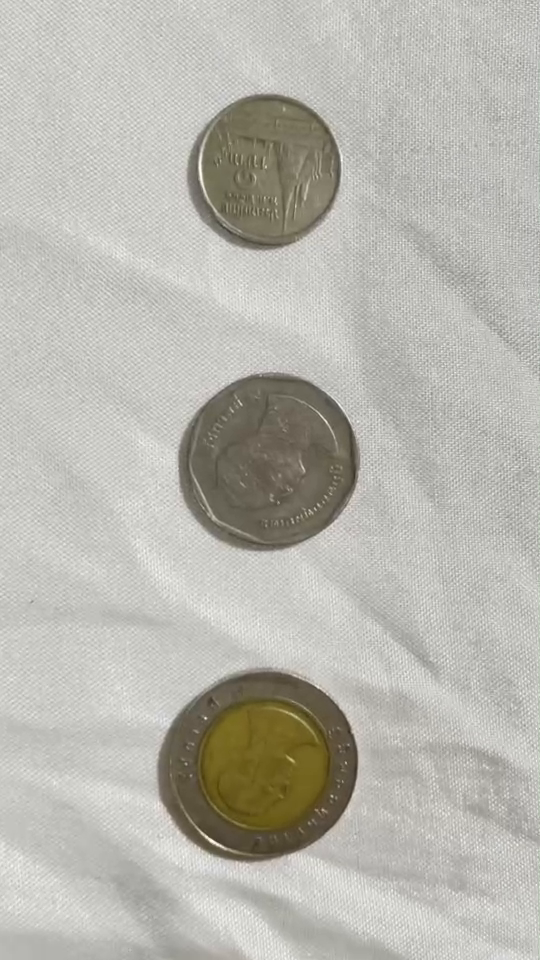
#> input picture frame 55 of img/1.mp4, 540 x 960 px, given in place of Total_Coin (1).mp4, which was not available
$ python Detection_Edge.py
#> lines starting #> are read from the running program, lines starting #| are printed output that depends on the picture; after the words box and inside, x2 and y2 are one past the last pixel; in counts of white or black regions, pixels touching at a corner belong together; pictures that were not available may be replaced by others from this repository, and a replacement may not be noted
import cv2
import numpy as np
def CoinDetection():
    """CoinDetection"""
    cap = cv2.VideoCapture("C:\Project PSIT\Video\Total_Coin\Total_Coin (1).mp4")
    while (cap.read()):
        ref, frame = cap.read()
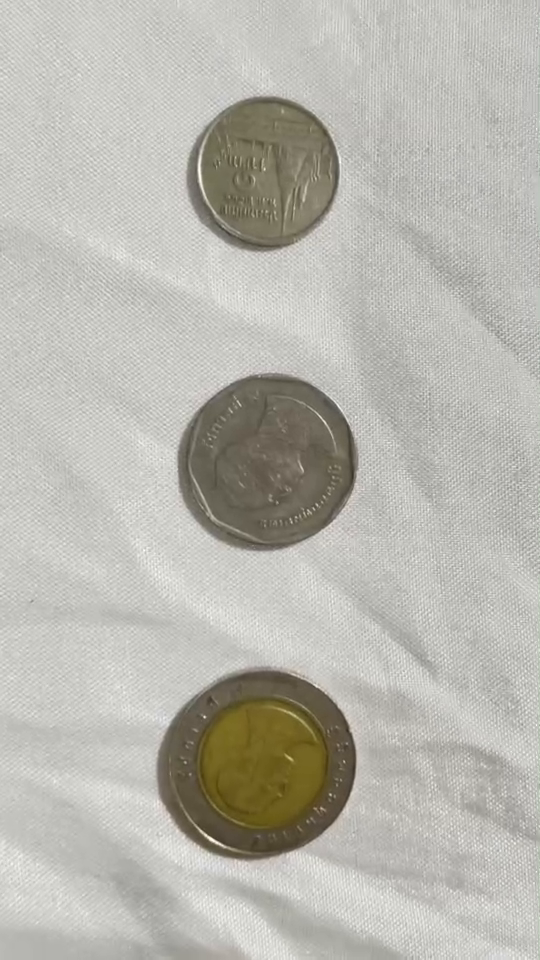
#> input picture frame 56 of img/1.mp4, 540 x 960 px, given in place of Total_Coin (1).mp4, which was not available
#> frame is the input picture: shape (960, 540, 3); mean B, G, R 175.2, 183, 184.4
        ref = ref
#> ref = True
        roi = frame[:1080, 0:1920]
        gray = cv2.cvtColor(frame, cv2.COLOR_BGR2GRAY)
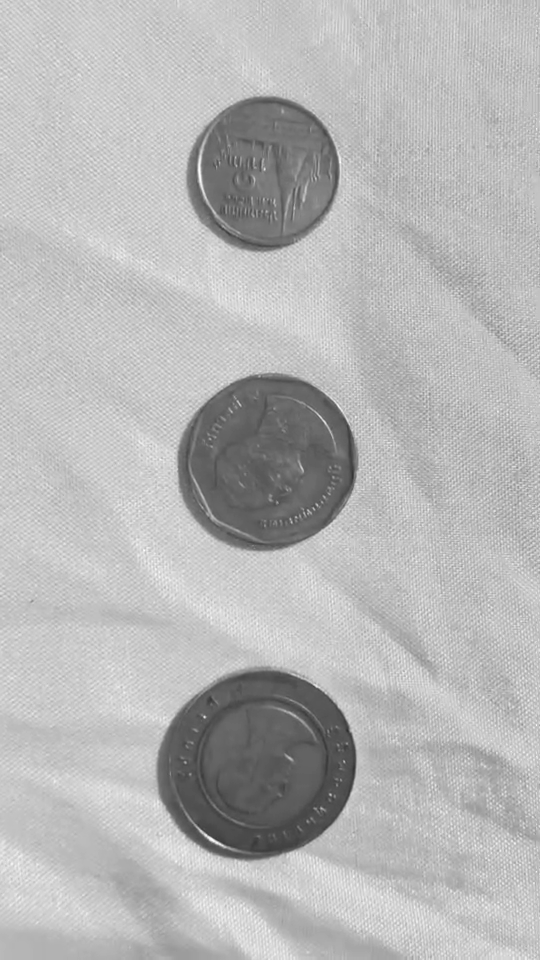
#> gray: shape (960, 540); min 46, max 255, mean 182.2
        gray_blur = cv2.GaussianBlur(gray, (15, 15), 0)
        C1 = cv2.ADAPTIVE_THRESH_GAUSSIAN_C
        C2 = cv2.THRESH_BINARY_INV
        thresh = cv2.adaptiveThreshold(gray_blur, 255, C1, C2, 11, 1)
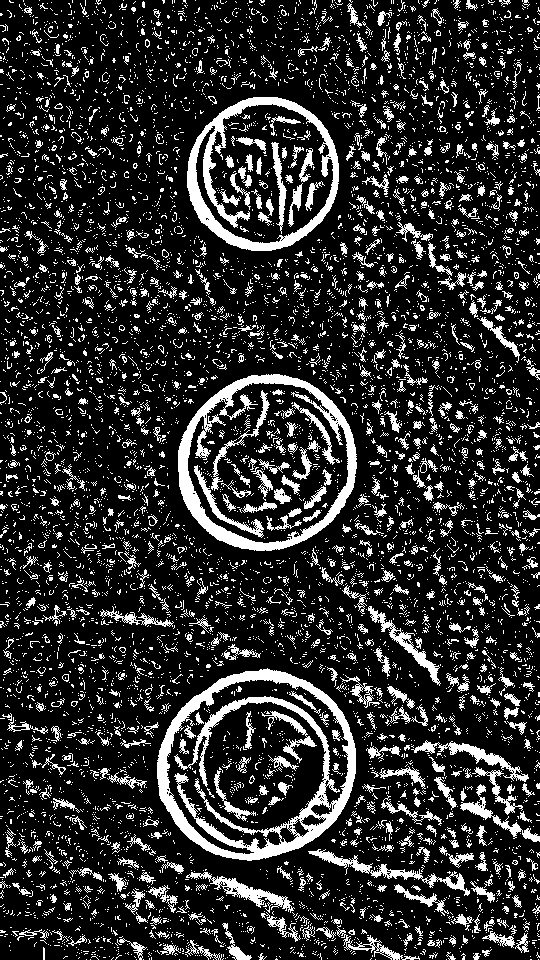
#> thresh: shape (960, 540); 17.6% white; 7892 white regions (7072 under 20 px), largest, box (x1, y1, x2, y2) and area: (157, 668, 356, 861) 9138, (178, 374, 357, 551) 5863, (187, 97, 339, 251) 4954
        kernel = np.ones((3, 3), np.uint8)
        closing = cv2.morphologyEx(thresh, cv2.MORPH_CLOSE, kernel, iterations = 4)
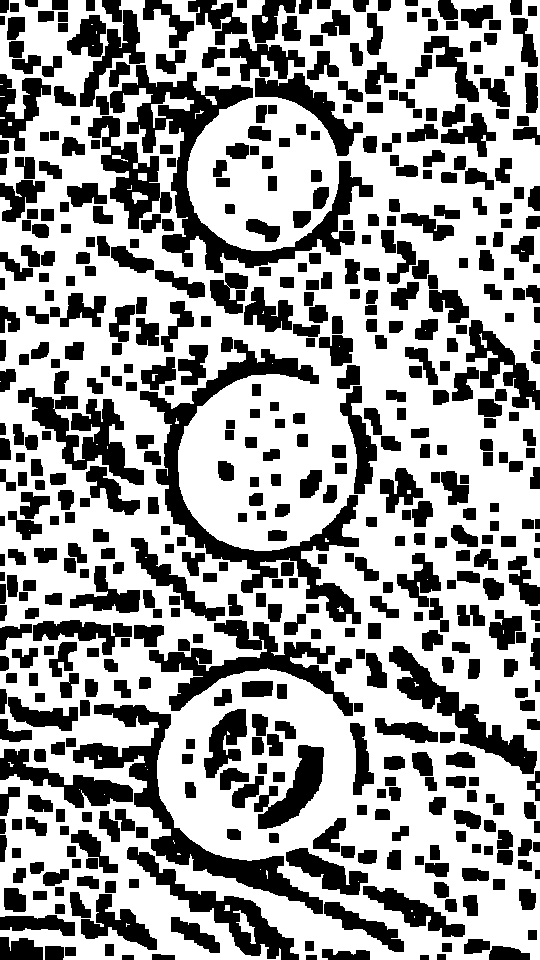
#> closing: shape (960, 540); 61.8% white; 530 black regions
        result_img = closing.copy()
        D1 = cv2.RETR_EXTERNAL
        D2 = cv2.CHAIN_APPROX_SIMPLE
        contours, hierachy = cv2.findContours(result_img, D1, D2)
#> contours = 15 contours, 10 with area under 20; largest, box (x1, y1, x2, y2) and area: (0, 0, 540, 960) 486426, (233, 910, 256, 944) 192, (479, 333, 487, 348) 30, (262, 16, 268, 23) 25, (224, 905, 230, 911) 20
        hierachy = hierachy
        counter = 0
        for cnt in contours:
            area = cv2.contourArea(cnt)
            if area < 2900 or area > 28000:
                continue
            ellipse = cv2.fitEllipse(cnt)
            cv2.ellipse(roi, ellipse, (0, 255, 0), 2)
            counter += 1
#> this loop made 15 passes
#> area on passes 1, 2, 9, 14, 15: 192, 20.5, 30.5, 25, 486426
#> after the loop, counter = 0
        E1 = cv2.FONT_HERSHEY_SIMPLEX
#> E1 = 0
        E2 = cv2.LINE_AA
#> E2 = 16
        #cv2.putText(roi, str(counter), (10, 100), E1, 4, (255, 0, 0), 2, E2)
        cv2.imshow("Show", gray_blur)
        if cv2.waitKey(1) & 0xFF==ord('q'):
#> (key q is pressed here)
            break
    cap.release()
    cv2.destroyAllWindows()
CoinDetection()

$ run again, starting later in the video
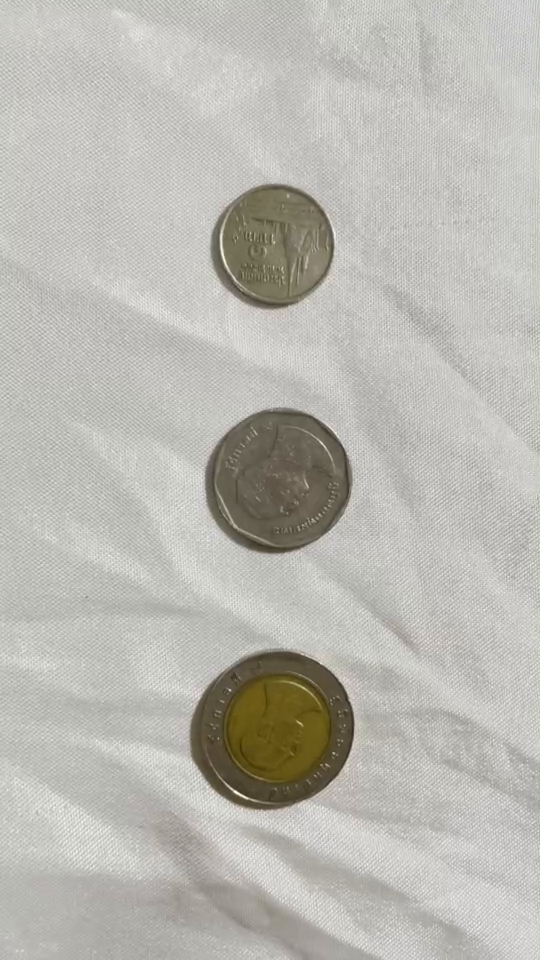
#> input picture frame 251 of img/1.mp4, 540 x 960 px, given in place of Total_Coin (1).mp4, which was not available
#> ref = True
#> in CoinDetection, `thresh = cv2.adaptiveThreshold(gray_blur, 255, C1, C2, 11, 1)`:
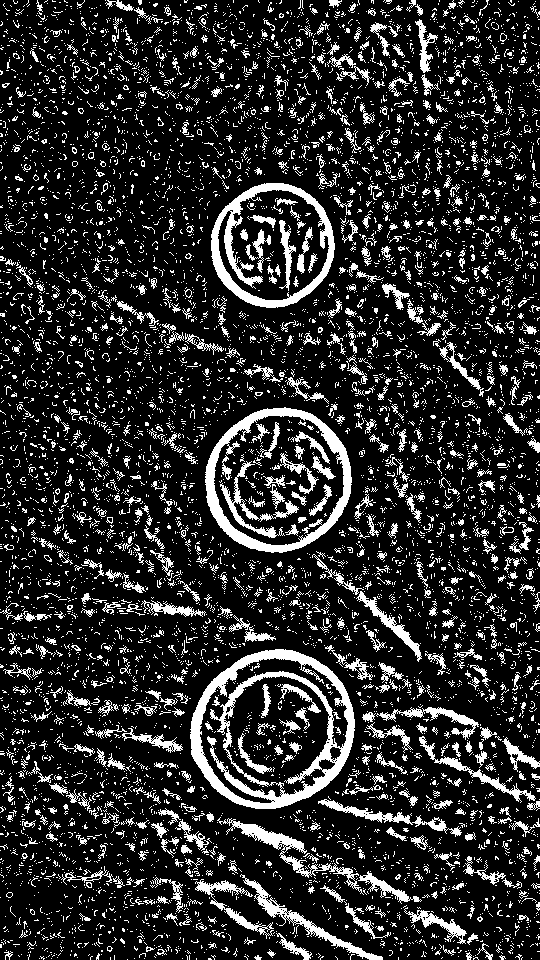
#> thresh: shape (960, 540); 16.8% white; 8092 white regions (7348 under 20 px), largest, box (x1, y1, x2, y2) and area: (190, 649, 355, 809) 7008, (205, 407, 352, 553) 3941, (211, 183, 335, 308) 3597
#> in CoinDetection, `closing = cv2.morphologyEx(thresh, cv2.MORPH_CLOSE, kernel, iterations..`:
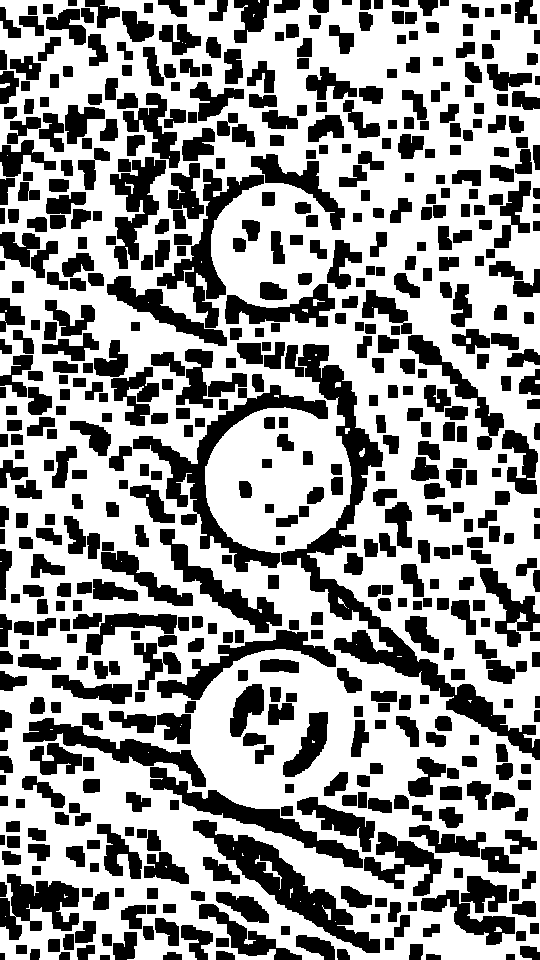
#> closing: shape (960, 540); 60.5% white; 571 black regions
#> contours = 22 contours, 17 with area under 20; largest, box (x1, y1, x2, y2) and area: (0, 0, 540, 960) 481524, (0, 313, 6, 322) 28, (0, 83, 10, 88) 26, (359, 448, 365, 457) 25, (335, 382, 341, 388) 20
#> the loop in CoinDetection, `for cnt in contours:` made 22 passes
#> area on passes 10, 12, 16, 19, 22: 25, 20, 28, 25.5, 481524.5
#> after the loop in CoinDetection, `for cnt in contours:`: counter = 0
#> E2 = 16

$ run again, starting later in the video
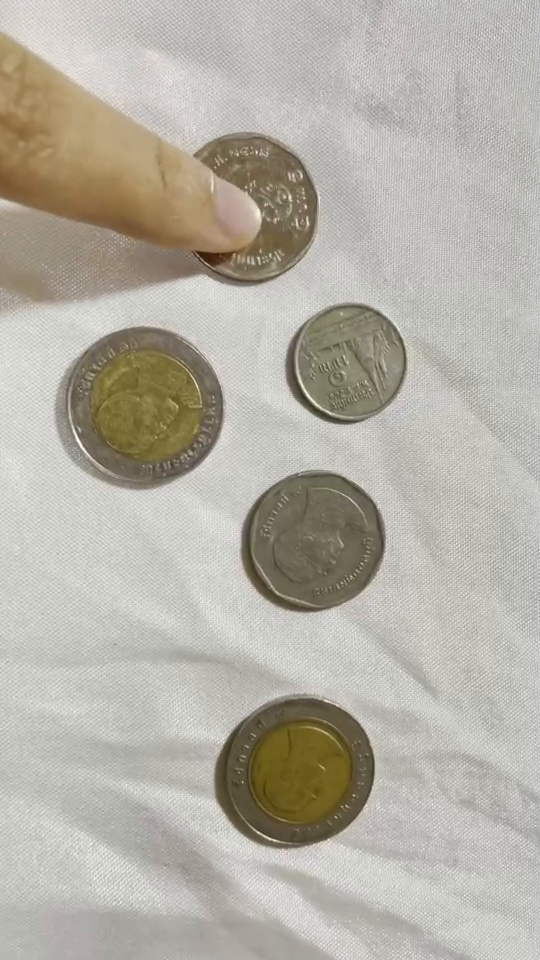
#> input picture frame 446 of img/1.mp4, 540 x 960 px, given in place of Total_Coin (1).mp4, which was not available
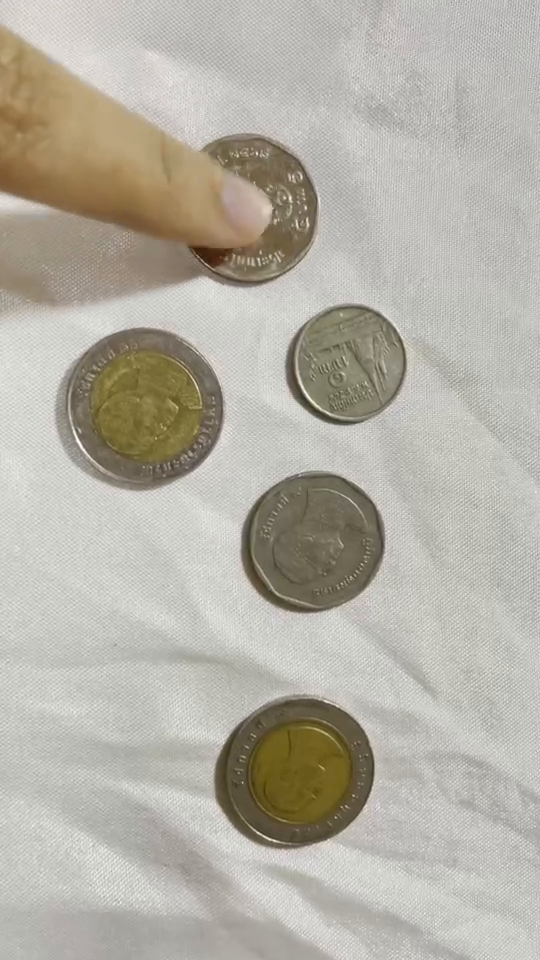
#> input picture frame 447 of img/1.mp4, 540 x 960 px, given in place of Total_Coin (1).mp4, which was not available
#> in CoinDetection, frame is the input picture: shape (960, 540, 3); mean B, G, R 165.8, 176.3, 180.6
#> ref = True
#> thresh: shape (960, 540); 18.3% white; 7420 white regions (6842 under 20 px), largest, box (x1, y1, x2, y2) and area: (55, 328, 224, 491) 7484, (99, 134, 318, 301) 6918, (214, 697, 375, 850) 4633
#> in CoinDetection, `closing = cv2.morphologyEx(thresh, cv2.MORPH_CLOSE, kernel, iterations..`:
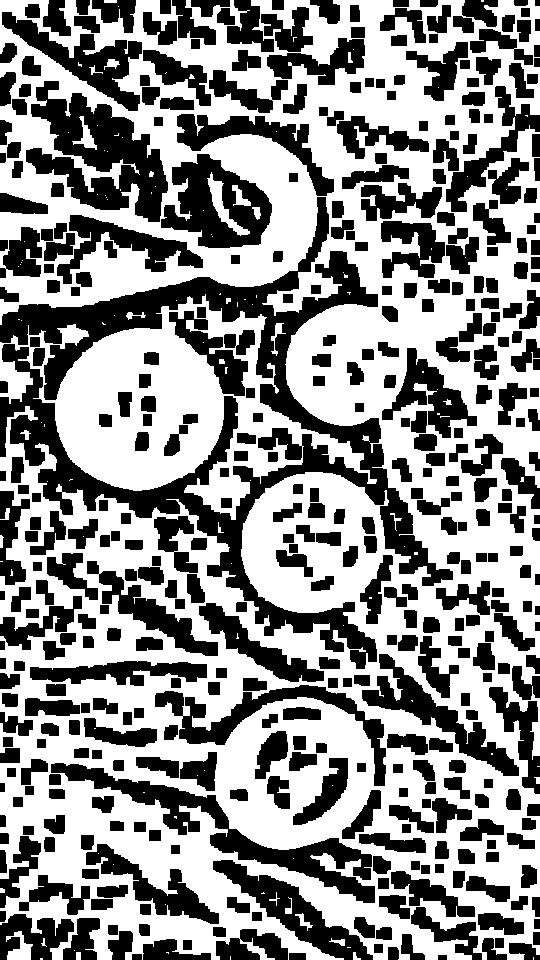
#> closing: shape (960, 540); 55.5% white; 430 black regions
#> contours = 59 contours, 44 with area under 20; largest, box (x1, y1, x2, y2) and area: (0, 0, 540, 960) 400287, (0, 294, 377, 520) 35510, (6, 931, 33, 960) 343, (271, 323, 286, 356) 92, (295, 913, 313, 931) 70
#> the loop in CoinDetection, `for cnt in contours:` made 59 passes
#> area on passes 4, 9, 11, 12, 13, 25, 28, 33: 22, 41.5, 343, 70.5, 31, 24.5, 34.5, 20.5
#> after the loop in CoinDetection, `for cnt in contours:`: counter = 0
#> E2 = 16
